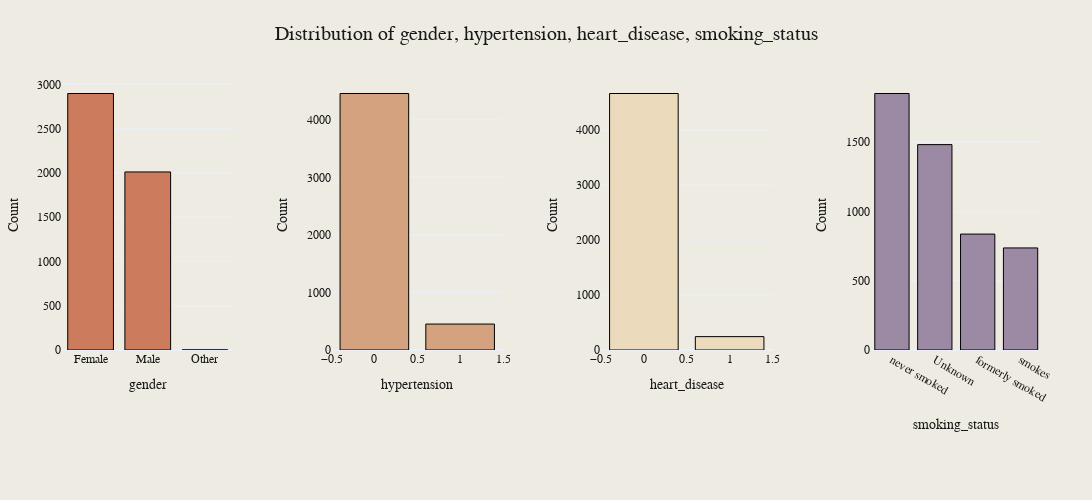

The notebook cell this image was saved under:
### Code cell
plot_combined_bar_charts(
    stroke_df,
    categorical_features_set1,
    max_features_per_plot=4,
    save_path="../images/categorical_distributions_set1",
)

### Figure 1 — Plotly figure (JSON) as saved in the notebook; plotly's stock layout.template omitted (floating-point values rounded to 4 significant figures)
{"data": [{"marker": {"color": "#CC7B5C", "line": {"color": "#000000", "width": 1}}, "name": "gender", "type": "bar", "x": ["Female", "Male", "Other"], "xaxis": "x", "y": [2897, 2011, 1], "yaxis": "y"}, {"marker": {"color": "#D4A27F", "line": {"color": "#000000", "width": 1}}, "name": "hypertension", "type": "bar", "x": [0, 1], "xaxis": "x2", "y": [4458, 451], "yaxis": "y2"}, {"marker": {"color": "#EBDBBC", "line": {"color": "#000000", "width": 1}}, "name": "heart_disease", "type": "bar", "x": [0, 1], "xaxis": "x3", "y": [4666, 243], "yaxis": "y3"}, {"marker": {"color": "#9C8AA5", "line": {"color": "#000000", "width": 1}}, "name": "smoking_status", "type": "bar", "x": ["never smoked", "Unknown", "formerly smoked", "smokes"], "xaxis": "x4", "y": [1852, 1483, 837, 737], "yaxis": "y4"}], "layout": {"font": {"color": "#191919", "family": "Styrene A", "size": 12}, "height": 500, "margin": {"b": 150, "l": 50, "r": 50, "t": 80}, "paper_bgcolor": "#EEECE2", "plot_bgcolor": "#EEECE2", "showlegend": false, "title": {"font": {"color": "#191919", "family": "Styrene B", "size": 20}, "text": "Distribution of gender, hypertension, heart_disease, smoking_status", "x": 0.5}, "width": 1600, "xaxis": {"anchor": "y", "domain": [0, 0.175], "showticklabels": true, "tickfont": {"color": "#191919", "family": "Styrene A", "size": 12}, "title": {"font": {"color": "#191919", "family": "Styrene A", "size": 14}, "text": "gender"}}, "xaxis2": {"anchor": "y2", "domain": [0.275, 0.45], "showticklabels": true, "tickfont": {"color": "#191919", "family": "Styrene A", "size": 12}, "title": {"font": {"color": "#191919", "family": "Styrene A", "size": 14}, "text": "hypertension"}}, "xaxis3": {"anchor": "y3", "domain": [0.55, 0.725], "showticklabels": true, "tickfont": {"color": "#191919", "family": "Styrene A", "size": 12}, "title": {"font": {"color": "#191919", "family": "Styrene A", "size": 14}, "text": "heart_disease"}}, "xaxis4": {"anchor": "y4", "domain": [0.825, 1], "showticklabels": true, "tickfont": {"color": "#191919", "family": "Styrene A", "size": 12}, "title": {"font": {"color": "#191919", "family": "Styrene A", "size": 14}, "text": "smoking_status"}}, "yaxis": {"anchor": "x", "domain": [0, 1], "tickfont": {"color": "#191919", "family": "Styrene A", "size": 12}, "title": {"font": {"color": "#191919", "family": "Styrene A", "size": 14}, "text": "Count"}}, "yaxis2": {"anchor": "x2", "domain": [0, 1], "tickfont": {"color": "#191919", "family": "Styrene A", "size": 12}, "title": {"font": {"color": "#191919", "family": "Styrene A", "size": 14}, "text": "Count"}}, "yaxis3": {"anchor": "x3", "domain": [0, 1], "tickfont": {"color": "#191919", "family": "Styrene A", "size": 12}, "title": {"font": {"color": "#191919", "family": "Styrene A", "size": 14}, "text": "Count"}}, "yaxis4": {"anchor": "x4", "domain": [0, 1], "tickfont": {"color": "#191919", "family": "Styrene A", "size": 12}, "title": {"font": {"color": "#191919", "family": "Styrene A", "size": 14}, "text": "Count"}}}}
